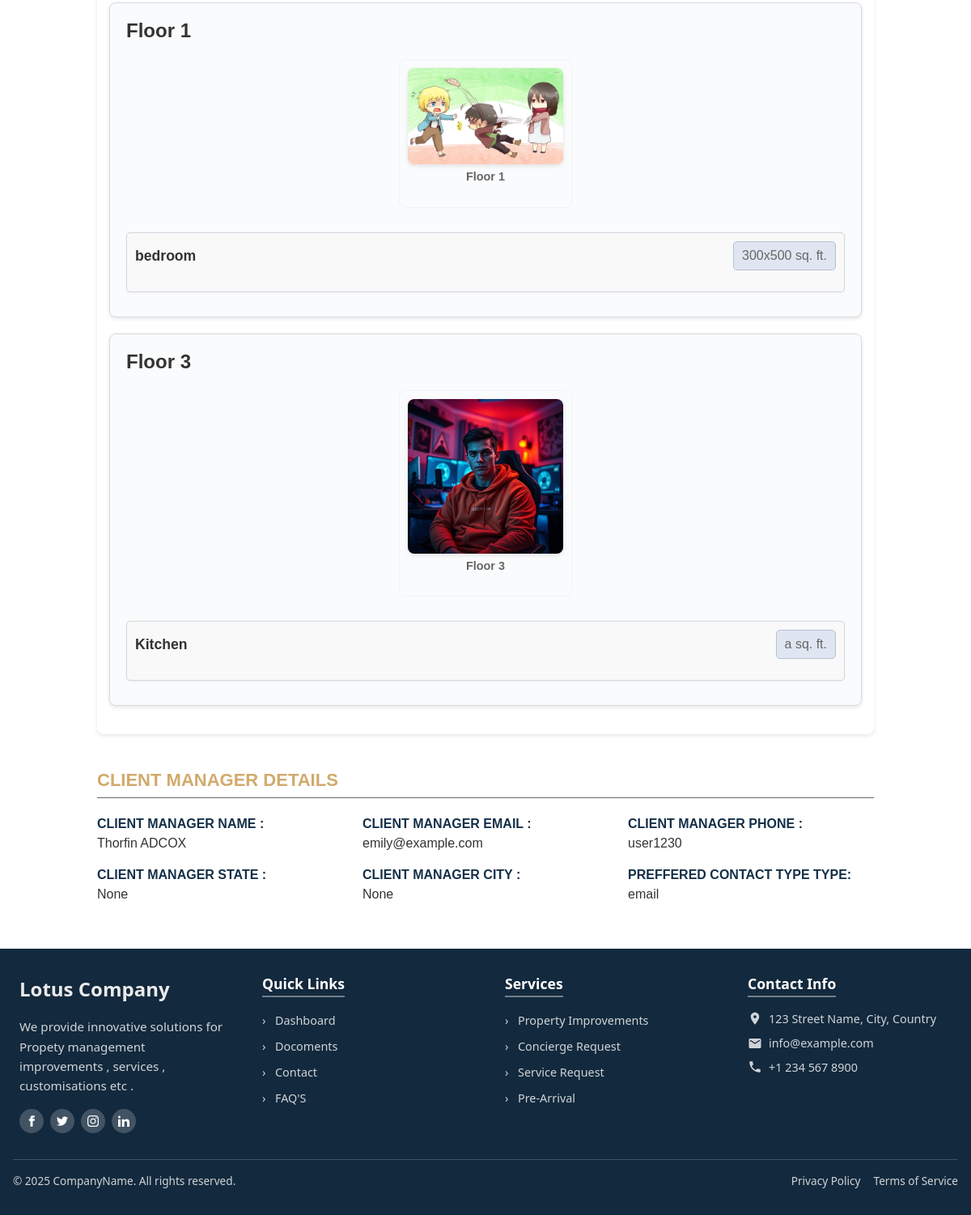
The page /my-properties/ (signed in, lower part) on the database as committed earlier.
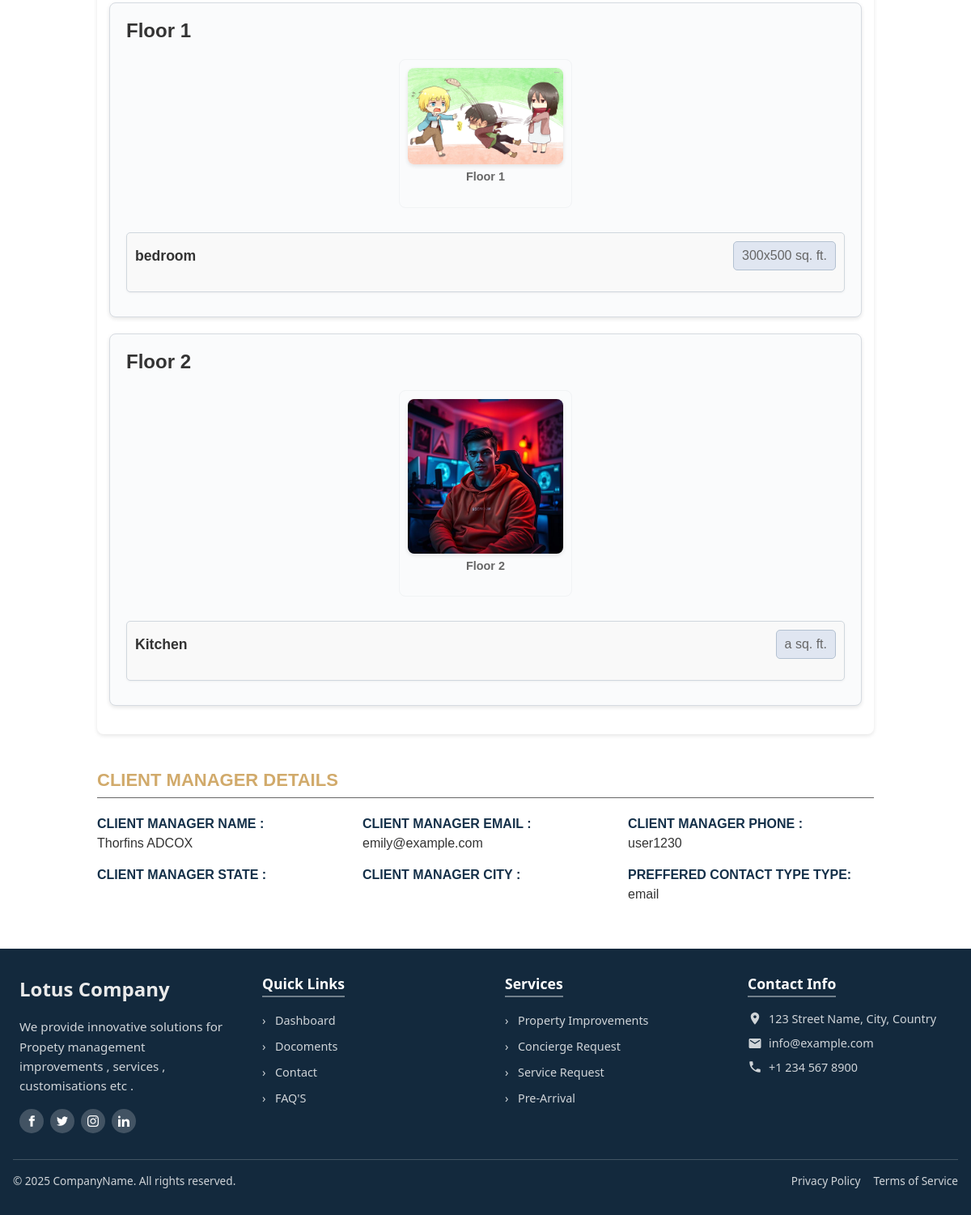
The same page on the database as committed later.
### propertydetails/models.py (models this page shows, shortened)
class Floor(models.Model):
    property = models.ForeignKey(PropertyManagement, on_delete=models.CASCADE, related_name='floors')
    floor_name = models.CharField(max_length=255)
    floor_imgae = models.ImageField(upload_to='floor_images/', null=True, blank=True)

### mainapp/models.py (models this page shows, shortened)
class ClientManagers(models.Model):  # Unique name to avoid conflicts
    first_name = models.CharField(max_length=150)
    last_name = models.CharField(max_length=150)
    username = models.CharField(max_length=150, unique=True)
    email = models.EmailField(unique=True)
    password = models.CharField(max_length=255)  # Store hashed passwords
    phone_number = models.CharField(max_length=15,blank=True, null=True)
    city = models.CharField(max_length=100, blank=True, null=True)
    state = models.CharField(max_length=100, blank=True, null=True)
    zipcode = models.CharField(max_length=10, blank=True, null=True)
    office_phone = models.CharField(max_length=15, null=True, blank=True)
    business_address = models.TextField(null=True, blank=True)
    PREFERRED_CONTACT_CHOICES = [
        ('email', 'Email'),
        ('phone', 'Phone'),
        ('text', 'text'),
    ]
    preferred_contact_method = models.CharField(
        max_length=10, choices=PREFERRED_CONTACT_CHOICES, default='email'
    )
    created_at = models.DateTimeField(auto_now_add=True)

### mainapp/views.py (the view)
# urls.py: path('my-properties/', client_properties, name='client_properties'),
def client_properties(request):
    client_id = request.session['client_id']
    client = Client.objects.get(id=client_id)
    properties = PropertyManagement.objects.filter(client=client).prefetch_related('floors__rooms', 'client_manager')
    contacts = [
        {"name": client.contact1_name, "email": client.contact1_email, "phone": client.contact1_phone, "preferred": client.contact1_preferred},
        {"name": client.contact2_name, "email": client.contact2_email, "phone": client.contact2_phone, "preferred": client.contact2_preferred},
        {"name": client.contact3_name, "email": client.contact3_email, "phone": client.contact3_phone, "preferred": client.contact3_preferred},
    ]
    contacts = [c for c in contacts if c["name"]]
    client_manager = properties[0].client_manager if properties else None
    return render(request, 'property/properties.html', {
        'properties': properties,
        'contacts': contacts,
        'client_manager': client_manager,
    })

### template/property/properties.html (shortened to what this page needs)
{% extends 'base.html' %}
{% load static %}
{% block content %}
    <div class="property-container">
        {% for property in properties %}
        <div class="property-card">
            {% if property.floors.all %}
                {% for floor in property.floors.all %}
                <div class="floor-card">
                    <h4 class="floor-title">{{ floor.floor_name }}</h4>
                    <div class="image-gallery">
                        {% if floor.floor_imgae %}
                        <div class="image-item">
                            <img src="{{ floor.floor_imgae.url }}" alt="{{ floor.floor_name }}" class="gallery-img">
                            <p class="image-caption">{{ floor.floor_name }}</p>
                        </div>
                        {% endif %}
                    </div>
                    <div class="rooms-info">
                        {% for room in floor.rooms.all %}
                        <div class="room-item">
                            <div class="room-name-size">
                                <p class="room-name">{{ room.room_name }}</p>
                                <p class="room-size">{{ room.room_size }} sq. ft.</p>
                            </div>
                        </div>
                        {% endfor %}
                    </div>
                </div>
                {% endfor %}
            {% else %}
                <p class="no-floors-msg">No floor plans available for this property.</p>
            {% endif %}
        </div>
    {% empty %}
        <p>No properties available.</p>
    {% endfor %}
    </div>
<div class="property-container">
    <p class="section-title">Client Manager Details </p>
    {% if client_manager %}
            <div class="row">
                <div class="col-md-4">
                    <div class="info-box"><span>Client Manager Name :</span> <div class="info-value">{{ client_manager.first_name }} {{ client_manager.last_name }}</div></div>
                </div>
                <div class="col-md-4">
                    <div class="info-box"><span>Client Manager Email :</span> <div class="info-value">{{ client_manager.email }}</div></div>
                </div>
                <div class="col-md-4">
                    <div class="info-box"><span>Client Manager Phone :</span> <div class="info-value">{{ client_manager.phone_number }}</div></div>
                </div>
                <div class="col-md-4">
                    <div class="info-box"><span>Client Manager State :</span> <div class="info-value">{{ client_manager.state }}</div></div>
                </div>
                <div class="col-md-4">
                    <div class="info-box"><span>Client Manager City :</span> <div class="info-value">{{ client_manager.city }}</div></div>
                </div>
                <div class="col-md-4">
                    <div class="info-box"><span>Preffered Contact Type Type:</span> <div class="info-value">{{ client_manager.preferred_contact_method }}</div></div>
                </div>
            </div>
            {% endif %}
</div>
{% endblock content %}

Rows that differ between the two databases and show on the page:
changed Floor: floor_name "Floor 3" → "Floor 2"
changed ClientManagers "ADCOX": first_name "Thorfin" → "Thorfins"; state "None" → (not shown); city "None" → (not shown)
